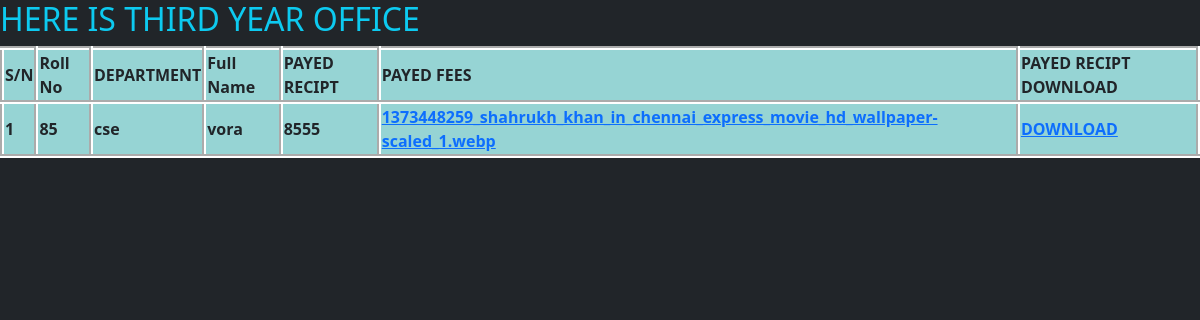
Page /seefees on the committed database.
### authentication/models.py (models this page shows, shortened)
class myuploadfees(models.Model):
      roll_no=models.AutoField(primary_key=True)
      first_name=models.CharField(max_length=20,null=True,default=None)
      f_desc=models.CharField(max_length=255,null=True,default=None)
      f_name=models.CharField(max_length=255,null=True,default=None)
      myfiles=models.FileField(upload_to="")

### authentication/views.py (the view)
# urls.py: path('seefees',views.show_fees,name='seefee'),
def show_fees(request):
    all_data = myuploadfees.objects.all()
    context = {
        'datafees':all_data
    }
    return render(request,'authentication/seefees.html',context)

### templates/authentication/seefees.html (shortened to what this page needs)
<!DOCTYPE html>
<html>
<link href="https://cdn.jsdelivr.net/npm/bootstrap@5.3.2/dist/css/bootstrap.min.css" rel="stylesheet">
<body class="bg-dark">
  <h2 class="text-info">HERE IS THIRD YEAR OFFICE</h2>
<table style="width:50% ,">
  <tr >
    <th >S/N</th>
    <th>Roll No</th>
    <th>DEPARTMENT</th>
    <th>Full Name</th>
    <th>PAYED RECIPT</th>
    <th>PAYED FEES</th>
    <th>PAYED RECIPT DOWNLOAD</th>
  </tr>
  {% for j in datafees %}
             <tr>
                <th>{{forloop.counter}}</th>
                <th>{{j.roll_no}}</th>
                <th>{{j.f_desc}}</th>
                <th>{{j.first_name}}</th>
<th>{{j.f_name}}</th>
                <th><a href="{{j.myfiles.url}}">{{j.myfiles}}</a></th>
                <th><a Download href="{{j.myfiles.url}}">DOWNLOAD</a></th>
              </tr>
             {%endfor%}
</table>
</body>
</html>

### templates/authentication/seefees.html (style rules this page uses)
table, th, td { border: 4px outset white; border-collapse: collapse; }
th, td { background-color: #96D4D4; }

### rows in the picture
myuploadfees: roll_no "85", f_desc "cse", first_name "vora", f_name "8555", myfiles "1373448259_shahrukh_khan_in_chennai_express_movie_hd_wallpaper-scaled_1.webp"
